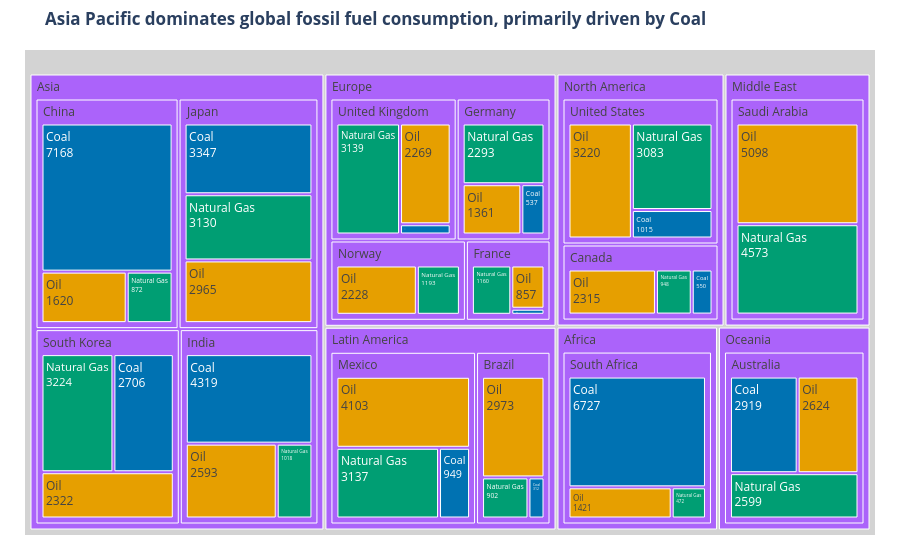

Notebook code cell kept with this figure:
### Markdown cell above
## Task 1 — Treemap: fossil fuel dependency by country

**What to build:** A treemap showing **fossil fuel TWh only**, broken down by Region → Country → Source (Coal / Oil / Natural Gas).

**Requirements:**
- Filter to fossil sources only before plotting
- Use `path=['Region', 'Country', 'Source']` for the hierarchy
- Colour encodes the fossil source type (Coal / Oil / Natural Gas) with a CVD-safe palette
- Show TWh values in labels — no percentages
- Grey out parent nodes (Region and Country level)
- Insight title naming which region or country is most fossil-dependent

> 💡 `df.loc[df['Source_Type'] == 'Fossil']`

### Code cell
# Task:1 
df_fossil = df.loc[df['Source_Type'] == 'Fossil'].copy()

fig1 = px.treemap(
    df_fossil, 
    path=['Region', 'Country', 'Source'], 
    values='TWh',
    color='Source',
    color_discrete_map={
        'Coal': '#0072B2',        
        'Oil': '#E69F00',         
        'Natural Gas': '#009E73'  
    },
    title="<b>Asia Pacific dominates global fossil fuel consumption, primarily driven by Coal</b>"
)

fig1.update_traces(
    textinfo="label+value",
    marker=dict(pad=dict(t=25)), 
    root_color="lightgrey"
)

fig1.update_layout(margin=dict(t=50, l=25, r=25, b=25))

fig1.show()

### Figure 1 — Plotly figure (JSON) as saved in the notebook; plotly's stock layout.template omitted (floating-point values rounded to 4 significant figures)
{"data": [{"branchvalues": "total", "customdata": [["(?)"], ["(?)"], ["(?)"], ["(?)"], ["(?)"], ["(?)"], ["(?)"], ["(?)"], ["(?)"], ["(?)"], ["(?)"], ["(?)"], ["(?)"], ["(?)"], ["(?)"], ["(?)"], ["(?)"], ["(?)"], ["(?)"], ["(?)"], ["(?)"], ["(?)"], ["Coal"], ["Coal"], ["Coal"], ["Coal"], ["Coal"], ["Coal"], ["Coal"], ["Coal"], ["Coal"], ["Coal"], ["Coal"], ["Coal"], ["Coal"], ["Natural Gas"], ["Natural Gas"], ["Natural Gas"], ["Natural Gas"], ["Natural Gas"], ["Natural Gas"], ["Natural Gas"], ["Natural Gas"], ["Natural Gas"], ["Natural Gas"], ["Natural Gas"], ["Natural Gas"], ["Natural Gas"], ["Natural Gas"], ["Natural Gas"], ["Oil"], ["Oil"], ["Oil"], ["Oil"], ["Oil"], ["Oil"], ["Oil"], ["Oil"], ["Oil"], ["Oil"], ["Oil"], ["Oil"], ["Oil"], ["Oil"], ["Oil"]], "domain": {"x": [0, 1], "y": [0, 1]}, "hovertemplate": "labels=%{label}<br>TWh=%{value}<br>parent=%{parent}<br>id=%{id}<br>Source=%{customdata[0]}<extra></extra>", "ids": ["Africa", "North America/United States", "Asia/China", "Europe/Germany", "Europe/France", "Europe/United Kingdom", "Asia/India", "Latin America/Brazil", "Oceania/Australia", "Middle East", "Asia/South Korea", "Asia/Japan", "Middle East/Saudi Arabia", "Africa/South Africa", "North America/Canada", "Latin America/Mexico", "North America", "Asia", "Europe", "Latin America", "Oceania", "Europe/Norway", "Latin America/Mexico/Coal", "North America/Canada/Coal", "Africa/South Africa/Coal", "Asia/South Korea/Coal", "North America/United States/Coal", "Latin America/Brazil/Coal", "Europe/France/Coal", "Asia/India/Coal", "Asia/Japan/Coal", "Asia/China/Coal", "Europe/Germany/Coal", "Europe/United Kingdom/Coal", "Oceania/Australia/Coal", "Europe/United Kingdom/Natural Gas", "Europe/Germany/Natural Gas", "Asia/India/Natural Gas", "Asia/Japan/Natural Gas", "Latin America/Brazil/Natural Gas", "Latin America/Mexico/Natural Gas", "North America/Canada/Natural Gas", "Africa/South Africa/Natural Gas", "Oceania/Australia/Natural Gas", "Middle East/Saudi Arabia/Natural Gas", "Europe/Norway/Natural Gas", "North America/United States/Natural Gas", "Asia/South Korea/Natural Gas", "Asia/China/Natural Gas", "Europe/France/Natural Gas", "Asia/China/Oil", "Europe/Germany/Oil", "North America/United States/Oil", "Asia/Japan/Oil", "Europe/United Kingdom/Oil", "Asia/India/Oil", "Latin America/Brazil/Oil", "Latin America/Mexico/Oil", "North America/Canada/Oil", "Oceania/Australia/Oil", "Africa/South Africa/Oil", "Europe/Norway/Oil", "Asia/South Korea/Oil", "Europe/France/Oil", "Middle East/Saudi Arabia/Oil"], "labels": ["Africa", "United States", "China", "Germany", "France", "United Kingdom", "India", "Brazil", "Australia", "Middle East", "South Korea", "Japan", "Saudi Arabia", "South Africa", "Canada", "Mexico", "North America", "Asia", "Europe", "Latin America", "Oceania", "Norway", "Coal", "Coal", "Coal", "Coal", "Coal", "Coal", "Coal", "Coal", "Coal", "Coal", "Coal", "Coal", "Coal", "Natural Gas", "Natural Gas", "Natural Gas", "Natural Gas", "Natural Gas", "Natural Gas", "Natural Gas", "Natural Gas", "Natural Gas", "Natural Gas", "Natural Gas", "Natural Gas", "Natural Gas", "Natural Gas", "Natural Gas", "Oil", "Oil", "Oil", "Oil", "Oil", "Oil", "Oil", "Oil", "Oil", "Oil", "Oil", "Oil", "Oil", "Oil", "Oil"], "marker": {"colors": ["#ab63fa", "#ab63fa", "#ab63fa", "#ab63fa", "#ab63fa", "#ab63fa", "#ab63fa", "#ab63fa", "#ab63fa", "#ab63fa", "#ab63fa", "#ab63fa", "#ab63fa", "#ab63fa", "#ab63fa", "#ab63fa", "#ab63fa", "#ab63fa", "#ab63fa", "#ab63fa", "#ab63fa", "#ab63fa", "#0072B2", "#0072B2", "#0072B2", "#0072B2", "#0072B2", "#0072B2", "#0072B2", "#0072B2", "#0072B2", "#0072B2", "#0072B2", "#0072B2", "#0072B2", "#009E73", "#009E73", "#009E73", "#009E73", "#009E73", "#009E73", "#009E73", "#009E73", "#009E73", "#009E73", "#009E73", "#009E73", "#009E73", "#009E73", "#009E73", "#E69F00", "#E69F00", "#E69F00", "#E69F00", "#E69F00", "#E69F00", "#E69F00", "#E69F00", "#E69F00", "#E69F00", "#E69F00", "#E69F00", "#E69F00", "#E69F00", "#E69F00"], "pad": {"t": 25}}, "name": "", "parents": ["", "North America", "Asia", "Europe", "Europe", "Europe", "Asia", "Latin America", "Oceania", "", "Asia", "Asia", "Middle East", "Africa", "North America", "Latin America", "", "", "", "", "", "Europe", "Latin America/Mexico", "North America/Canada", "Africa/South Africa", "Asia/South Korea", "North America/United States", "Latin America/Brazil", "Europe/France", "Asia/India", "Asia/Japan", "Asia/China", "Europe/Germany", "Europe/United Kingdom", "Oceania/Australia", "Europe/United Kingdom", "Europe/Germany", "Asia/India", "Asia/Japan", "Latin America/Brazil", "Latin America/Mexico", "North America/Canada", "Africa/South Africa", "Oceania/Australia", "Middle East/Saudi Arabia", "Europe/Norway", "North America/United States", "Asia/South Korea", "Asia/China", "Europe/France", "Asia/China", "Europe/Germany", "North America/United States", "Asia/Japan", "Europe/United Kingdom", "Asia/India", "Latin America/Brazil", "Latin America/Mexico", "North America/Canada", "Oceania/Australia", "Africa/South Africa", "Europe/Norway", "Asia/South Korea", "Europe/France", "Middle East/Saudi Arabia"], "root": {"color": "lightgrey"}, "textinfo": "label+value", "type": "treemap", "values": [8620.0, 7318.0, 9660.0, 4191.0, 2137.0, 5638.0, 7930.0, 4187.0, 8142.0, 9671.0, 8252.0, 9442.0, 9671.0, 8620.0, 3813.0, 8189.0, 11130.0, 35280.0, 15390.0, 12380.0, 8142.0, 3421.0, 949.0, 550.0, 6727.0, 2706.0, 1015.0, 312.0, 120.0, 4319.0, 3347.0, 7168.0, 537.0, 230.0, 2919.0, 3139.0, 2293.0, 1018.0, 3130.0, 902.0, 3137.0, 948.0, 472.0, 2599.0, 4573.0, 1193.0, 3083.0, 3224.0, 872.0, 1160.0, 1620.0, 1361.0, 3220.0, 2965.0, 2269.0, 2593.0, 2973.0, 4103.0, 2315.0, 2624.0, 1421.0, 2228.0, 2322.0, 857.0, 5098.0]}], "layout": {"legend": {"tracegroupgap": 0}, "margin": {"b": 25, "l": 25, "r": 25, "t": 50}, "title": {"text": "<b>Asia Pacific dominates global fossil fuel consumption, primarily driven by Coal</b>"}}}
